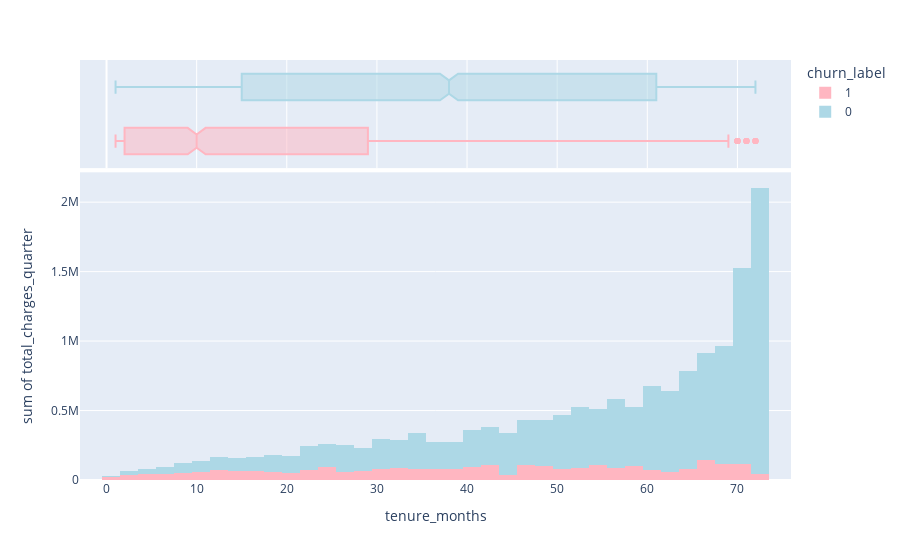

Notebook code for this chart:
### Code cell
# To see the relationship between tenure_months and total_charges_quarter (corr is 0.83)
fig = px.histogram(train_df,x='tenure_months',y='total_charges_quarter',color='churn_label',marginal='box',
                    color_discrete_sequence =['lightpink','lightblue'])
fig.show()

# The total_charges_quarter are higher due to longer tenure_months. Both are correlated. 
# Use tenure_months column

### Figure 1 — Plotly figure (JSON) as saved in the notebook; plotly's stock layout.template omitted (floating-point values rounded to 4 significant figures; data arrays with more than 128 entries replaced by an {"elided": "..."} marker saying what was removed)
{"data": [{"alignmentgroup": "True", "bingroup": "x", "histfunc": "sum", "hovertemplate": "churn_label=1<br>tenure_months=%{x}<br>sum of total_charges_quarter=%{y}<extra></extra>", "legendgroup": "1", "marker": {"color": "lightpink", "pattern": {"shape": ""}}, "name": "1", "offsetgroup": "1", "orientation": "v", "showlegend": true, "type": "histogram", "x": {"elided": "1817 int values"}, "xaxis": "x", "y": {"elided": "1817 float values"}, "yaxis": "y"}, {"alignmentgroup": "True", "hovertemplate": "churn_label=1<br>tenure_months=%{x}<extra></extra>", "legendgroup": "1", "marker": {"color": "lightpink"}, "name": "1", "notched": true, "offsetgroup": "1", "showlegend": false, "type": "box", "x": {"elided": "1817 int values"}, "xaxis": "x2", "yaxis": "y2"}, {"alignmentgroup": "True", "bingroup": "x", "histfunc": "sum", "hovertemplate": "churn_label=0<br>tenure_months=%{x}<br>sum of total_charges_quarter=%{y}<extra></extra>", "legendgroup": "0", "marker": {"color": "lightblue", "pattern": {"shape": ""}}, "name": "0", "offsetgroup": "0", "orientation": "v", "showlegend": true, "type": "histogram", "x": {"elided": "5174 int values"}, "xaxis": "x", "y": {"elided": "5174 float values"}, "yaxis": "y"}, {"alignmentgroup": "True", "hovertemplate": "churn_label=0<br>tenure_months=%{x}<extra></extra>", "legendgroup": "0", "marker": {"color": "lightblue"}, "name": "0", "notched": true, "offsetgroup": "0", "showlegend": false, "type": "box", "x": {"elided": "5174 int values"}, "xaxis": "x2", "yaxis": "y2"}], "layout": {"barmode": "relative", "legend": {"title": {"text": "churn_label"}, "tracegroupgap": 0}, "margin": {"t": 60}, "xaxis": {"anchor": "y", "domain": [0, 1], "title": {"text": "tenure_months"}}, "xaxis2": {"anchor": "y2", "domain": [0, 1], "matches": "x", "showgrid": true, "showticklabels": false}, "yaxis": {"anchor": "x", "domain": [0, 0.7326], "title": {"text": "sum of total_charges_quarter"}}, "yaxis2": {"anchor": "x2", "domain": [0.7426, 1], "matches": "y2", "showgrid": false, "showline": false, "showticklabels": false, "ticks": ""}}}
